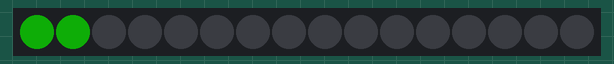
Simulated run of this sketch. Board: Arduino Uno, built with avr-gcc and run on an emulated ATmega328P. On the bench: 16 RGB LEDs in strip order, left to right. Dim RGB values are drawn brighter than linear.

Above: at 0.45 s.
At 7.9 s:
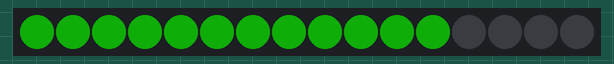
At 10.6 s:
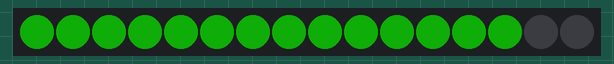
At 13.1 s:
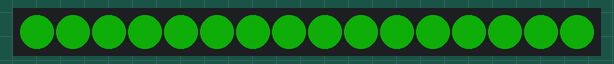
At 18.8 s:
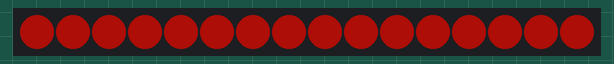
At 31.3 s:
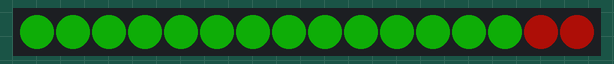

The sketch:

editedStatic.ino
```cpp
// I set it so  the lights would progressivly light up slower until it finishes. The last light will then flash red and cause the all the lights to change as well.

// RGBW (Red Green Blue White Neo-Pixel starter code
// 16 LEDS with no loop inside of void loop()
// CW Coleman 170413

#include <Adafruit_NeoPixel.h>
#ifdef __AVR__
  #include <avr/power.h>
#endif

#define PIN 6

#define NUM_LEDS 16

#define BRIGHTNESS 50

Adafruit_NeoPixel strip = Adafruit_NeoPixel(NUM_LEDS, PIN, NEO_GRBW + NEO_KHZ800);


void setup() {
  Serial.begin(115200);
  strip.setBrightness(BRIGHTNESS);
  strip.begin();
  strip.show(); // Initialize all pixels to 'off'
}

// Initialize some variables for the void loop()

//led = 0; sets the light that changes
//red = 255; green = 16; blue = 8; white = 10; sets color
// strip.setPixelColor(led, red, green , blue, white); sets available colors
// delay(wait); delay
// strip.show(); finishes it

int led, red, green, blue, white;
int wait = 100;

void loop() {

  led = 0; red = 16; green = 255; blue = 8; white = 10;
  strip.setPixelColor(led, red, green , blue, white);
  delay(100);
  strip.show();

 led = 1; red = 16; green = 255; blue = 8; white = 10;
  strip.setPixelColor(led, red, green , blue, white);
  delay(200);
  strip.show();

led = 2; red = 16; green = 255; blue = 8; white = 10;
  strip.setPixelColor(led, red, green , blue, white);
  delay(300);
  strip.show();

 led = 3; red = 16; green = 255; blue = 8; white = 10;
  strip.setPixelColor(led, red, green , blue, white);
  delay(400);
  strip.show();

 led = 4; red = 16; green = 255; blue = 8; white = 10;
  strip.setPixelColor(led, red, green , blue, white);
  delay(500);
  strip.show();

led = 5; red = 16; green = 255; blue = 8; white = 10;
  strip.setPixelColor(led, red, green , blue, white);
  delay(600);
  strip.show();

led = 6; red = 16; green = 255; blue = 8; white = 10;
  strip.setPixelColor(led, red, green , blue, white);
  delay(700);
  strip.show();

  led = 7; red = 16; green = 255; blue = 8; white = 10;
  strip.setPixelColor(led, red, green , blue, white);
  delay(800);
  strip.show();

   led = 8; red = 16; green = 255; blue = 8; white = 10;
  strip.setPixelColor(led, red, green , blue, white);
  delay(900);
  strip.show();

    led = 9; red = 16; green = 255; blue = 8; white = 10;
  strip.setPixelColor(led, red, green , blue, white);
  delay(1000);
  strip.show();

   led = 10; red = 16; green = 255; blue = 8; white = 10;
  strip.setPixelColor(led, red, green , blue, white);
  delay(1100);
  strip.show();

 led = 11; red = 16; green = 255; blue = 8; white = 10;
  strip.setPixelColor(led, red, green , blue, white);
  delay(1200);
  strip.show();

   led = 12; red = 16; green = 255; blue = 8; white = 10;
  strip.setPixelColor(led, red, green , blue, white);
  delay(1300);
  strip.show();

  led = 13; red = 16; green = 255; blue = 8; white = 10;
  strip.setPixelColor(led, red, green , blue, white);
  delay(1400);
  strip.show();

 led = 14; red = 16; green = 255; blue = 8; white = 10;
  strip.setPixelColor(led, red, green , blue, white);
  delay(1500);
  strip.show();

  led = 15; red = 16; green = 255; blue = 8; white = 10;
  strip.setPixelColor(led, red, green , blue, white);
  delay(1000);
  strip.show();

   led = 15; red = 0; green = 0; blue = 0; white = 0;
  strip.setPixelColor(led, red, green , blue, white);
  delay(800);
  strip.show();

    led = 15; red = 255; green = 16; blue = 8; white = 10;
  strip.setPixelColor(led, red, green , blue, white);
  delay(800);
  strip.show();

  led = 15; red = 0; green = 0; blue = 0; white = 0;
  strip.setPixelColor(led, red, green , blue, white);
  delay(500);
  strip.show();

   led = 15; red = 255; green = 16; blue = 8; white = 10;
  strip.setPixelColor(led, red, green , blue, white);
  delay(800);
  strip.show();

  led = 15; red = 0; green = 0; blue = 0; white = 0;
  strip.setPixelColor(led, red, green , blue, white);
  delay(500);
  strip.show();

   led = 15; red = 255; green = 16; blue = 8; white = 10;
  strip.setPixelColor(led, red, green , blue, white);
  delay(800);
  strip.show();

  // next segment

   led = 14; red = 255; green = 16; blue = 8; white = 10;
  strip.setPixelColor(led, red, green , blue, white);
  delay(100);
  strip.show();

  led = 13; red = 255; green = 16; blue = 8; white = 10;
  strip.setPixelColor(led, red, green , blue, white);
  delay(100);
  strip.show();

  led = 12; red = 255; green = 16; blue = 8; white = 10;
  strip.setPixelColor(led, red, green , blue, white);
  delay(100);
  strip.show();

  led = 11; red = 255; green = 16; blue = 8; white = 10;
  strip.setPixelColor(led, red, green , blue, white);
  delay(100);
  strip.show();

  led = 10; red = 255; green = 16; blue = 8; white = 10;
  strip.setPixelColor(led, red, green , blue, white);
  delay(100);
  strip.show();

  led = 9; red = 255; green = 16; blue = 8; white = 10;
  strip.setPixelColor(led, red, green , blue, white);
  delay(100);
  strip.show();

  led = 8; red = 255; green = 16; blue = 8; white = 10;
  strip.setPixelColor(led, red, green , blue, white);
  delay(100);
  strip.show();

  led = 7; red = 255; green = 16; blue = 8; white = 10;
  strip.setPixelColor(led, red, green , blue, white);
  delay(100);
  strip.show();

  led = 6; red = 255; green = 16; blue = 8; white = 10;
  strip.setPixelColor(led, red, green , blue, white);
  delay(100);
  strip.show();

  led = 5; red = 255; green = 16; blue = 8; white = 10;
  strip.setPixelColor(led, red, green , blue, white);
  delay(100);
  strip.show();

   led = 4; red = 255; green = 16; blue = 8; white = 10;
  strip.setPixelColor(led, red, green , blue, white);
  delay(100);
  strip.show();

   led = 3; red = 255; green = 16; blue = 8; white = 10;
  strip.setPixelColor(led, red, green , blue, white);
  delay(100);
  strip.show();

   led = 2; red = 255; green = 16; blue = 8; white = 10;
  strip.setPixelColor(led, red, green , blue, white);
  delay(100);
  strip.show();

   led = 1; red = 255; green = 16; blue = 8; white = 10;
  strip.setPixelColor(led, red, green , blue, white);
  delay(100);
  strip.show();

   led = 0; red = 255; green = 16; blue = 8; white = 10;
  strip.setPixelColor(led, red, green , blue, white);
  delay(100);
  strip.show();

    led = 0; red = 255; green = 16; blue = 8; white = 10;
  strip.setPixelColor(led, red, green , blue, white);
  delay(2000);
  strip.show();
}
```
